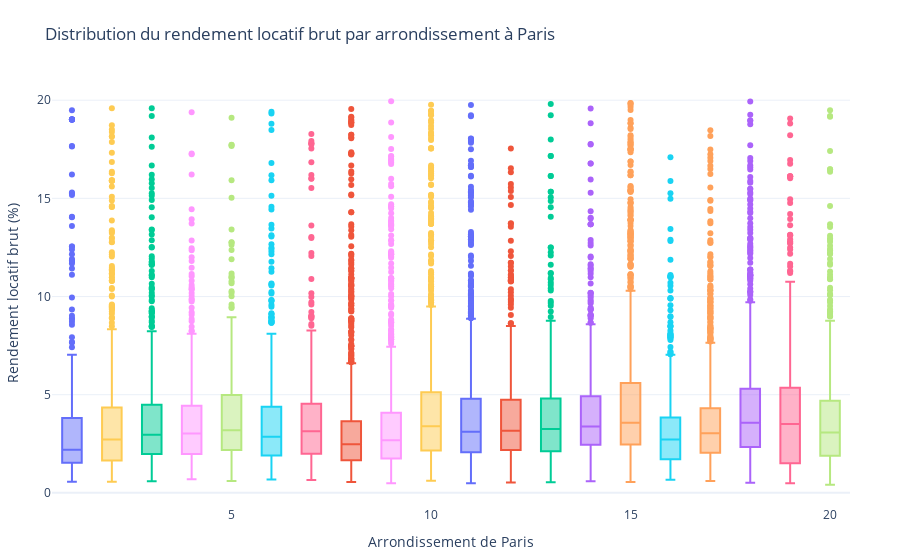

The code cell stored with this chart in its notebook:
### Markdown cell above
Néanmoins, on remarque que quelque soit l'arrondissement et donc la tranche de loyer, il est possible d'avoir de très bon rendement.

### Code cell
# 2️⃣ Calcul du rendement locatif brut (%)
df['rendement_brut'] = (df['loyer_ref_m2'] * df['surface_reelle_bati'] * 12) / df['valeur_fonciere'] * 100

# 3️⃣ Nettoyage des données
df = df.dropna(subset=['arrondissement', 'rendement_brut'])
df = df[(df['rendement_brut'] > 0) & (df['rendement_brut'] <= 20)]  # suppression des rendements extrêmes

# 4️⃣ Visualisation : Boxplot du rendement par arrondissement
fig = px.box(
    df,
    x='arrondissement',
    y='rendement_brut',
    color='arrondissement',
    title='Distribution du rendement locatif brut par arrondissement à Paris',
    labels={
        "arrondissement": "Arrondissement",
        "rendement_brut": "Rendement locatif brut (%)"
    }
)

fig.update_layout(
    showlegend=False,
    template="plotly_white",
    xaxis_title="Arrondissement de Paris",
    yaxis_title="Rendement locatif brut (%)",
    margin=dict(l=50, r=50, t=80, b=50)
)

fig.show()

### Figure 1 — Plotly figure (JSON) as saved in the notebook; plotly's stock layout.template omitted (floating-point values rounded to 4 significant figures; data arrays with more than 128 entries replaced by an {"elided": "..."} marker saying what was removed)
{"data": [{"alignmentgroup": "True", "hovertemplate": "Arrondissement=%{x}<br>Rendement locatif brut (%)=%{y}<extra></extra>", "legendgroup": "1.0", "marker": {"color": "#636efa"}, "name": "1.0", "notched": false, "offsetgroup": "1.0", "orientation": "v", "showlegend": true, "type": "box", "x": {"elided": "473 int values"}, "x0": " ", "xaxis": "x", "y": {"elided": "473 float values"}, "y0": " ", "yaxis": "y"}, {"alignmentgroup": "True", "hovertemplate": "Arrondissement=%{x}<br>Rendement locatif brut (%)=%{y}<extra></extra>", "legendgroup": "8.0", "marker": {"color": "#EF553B"}, "name": "8.0", "notched": false, "offsetgroup": "8.0", "orientation": "v", "showlegend": true, "type": "box", "x": {"elided": "1176 int values"}, "x0": " ", "xaxis": "x", "y": {"elided": "1176 float values"}, "y0": " ", "yaxis": "y"}, {"alignmentgroup": "True", "hovertemplate": "Arrondissement=%{x}<br>Rendement locatif brut (%)=%{y}<extra></extra>", "legendgroup": "3.0", "marker": {"color": "#00cc96"}, "name": "3.0", "notched": false, "offsetgroup": "3.0", "orientation": "v", "showlegend": true, "type": "box", "x": {"elided": "694 int values"}, "x0": " ", "xaxis": "x", "y": {"elided": "694 float values"}, "y0": " ", "yaxis": "y"}, {"alignmentgroup": "True", "hovertemplate": "Arrondissement=%{x}<br>Rendement locatif brut (%)=%{y}<extra></extra>", "legendgroup": "18.0", "marker": {"color": "#ab63fa"}, "name": "18.0", "notched": false, "offsetgroup": "18.0", "orientation": "v", "showlegend": true, "type": "box", "x": {"elided": "1071 int values"}, "x0": " ", "xaxis": "x", "y": {"elided": "1071 float values"}, "y0": " ", "yaxis": "y"}, {"alignmentgroup": "True", "hovertemplate": "Arrondissement=%{x}<br>Rendement locatif brut (%)=%{y}<extra></extra>", "legendgroup": "17.0", "marker": {"color": "#FFA15A"}, "name": "17.0", "notched": false, "offsetgroup": "17.0", "orientation": "v", "showlegend": true, "type": "box", "x": {"elided": "1311 int values"}, "x0": " ", "xaxis": "x", "y": {"elided": "1311 float values"}, "y0": " ", "yaxis": "y"}, {"alignmentgroup": "True", "hovertemplate": "Arrondissement=%{x}<br>Rendement locatif brut (%)=%{y}<extra></extra>", "legendgroup": "6.0", "marker": {"color": "#19d3f3"}, "name": "6.0", "notched": false, "offsetgroup": "6.0", "orientation": "v", "showlegend": true, "type": "box", "x": {"elided": "566 int values"}, "x0": " ", "xaxis": "x", "y": {"elided": "566 float values"}, "y0": " ", "yaxis": "y"}, {"alignmentgroup": "True", "hovertemplate": "Arrondissement=%{x}<br>Rendement locatif brut (%)=%{y}<extra></extra>", "legendgroup": "7.0", "marker": {"color": "#FF6692"}, "name": "7.0", "notched": false, "offsetgroup": "7.0", "orientation": "v", "showlegend": true, "type": "box", "x": {"elided": "536 int values"}, "x0": " ", "xaxis": "x", "y": {"elided": "536 float values"}, "y0": " ", "yaxis": "y"}, {"alignmentgroup": "True", "hovertemplate": "Arrondissement=%{x}<br>Rendement locatif brut (%)=%{y}<extra></extra>", "legendgroup": "5.0", "marker": {"color": "#B6E880"}, "name": "5.0", "notched": false, "offsetgroup": "5.0", "orientation": "v", "showlegend": true, "type": "box", "x": {"elided": "501 int values"}, "x0": " ", "xaxis": "x", "y": {"elided": "501 float values"}, "y0": " ", "yaxis": "y"}, {"alignmentgroup": "True", "hovertemplate": "Arrondissement=%{x}<br>Rendement locatif brut (%)=%{y}<extra></extra>", "legendgroup": "9.0", "marker": {"color": "#FF97FF"}, "name": "9.0", "notched": false, "offsetgroup": "9.0", "orientation": "v", "showlegend": true, "type": "box", "x": {"elided": "1079 int values"}, "x0": " ", "xaxis": "x", "y": {"elided": "1079 float values"}, "y0": " ", "yaxis": "y"}, {"alignmentgroup": "True", "hovertemplate": "Arrondissement=%{x}<br>Rendement locatif brut (%)=%{y}<extra></extra>", "legendgroup": "10.0", "marker": {"color": "#FECB52"}, "name": "10.0", "notched": false, "offsetgroup": "10.0", "orientation": "v", "showlegend": true, "type": "box", "x": {"elided": "1094 int values"}, "x0": " ", "xaxis": "x", "y": {"elided": "1094 float values"}, "y0": " ", "yaxis": "y"}, {"alignmentgroup": "True", "hovertemplate": "Arrondissement=%{x}<br>Rendement locatif brut (%)=%{y}<extra></extra>", "legendgroup": "11.0", "marker": {"color": "#636efa"}, "name": "11.0", "notched": false, "offsetgroup": "11.0", "orientation": "v", "showlegend": true, "type": "box", "x": {"elided": "1376 int values"}, "x0": " ", "xaxis": "x", "y": {"elided": "1376 float values"}, "y0": " ", "yaxis": "y"}, {"alignmentgroup": "True", "hovertemplate": "Arrondissement=%{x}<br>Rendement locatif brut (%)=%{y}<extra></extra>", "legendgroup": "12.0", "marker": {"color": "#EF553B"}, "name": "12.0", "notched": false, "offsetgroup": "12.0", "orientation": "v", "showlegend": true, "type": "box", "x": {"elided": "539 int values"}, "x0": " ", "xaxis": "x", "y": {"elided": "539 float values"}, "y0": " ", "yaxis": "y"}, {"alignmentgroup": "True", "hovertemplate": "Arrondissement=%{x}<br>Rendement locatif brut (%)=%{y}<extra></extra>", "legendgroup": "13.0", "marker": {"color": "#00cc96"}, "name": "13.0", "notched": false, "offsetgroup": "13.0", "orientation": "v", "showlegend": true, "type": "box", "x": {"elided": "500 int values"}, "x0": " ", "xaxis": "x", "y": {"elided": "500 float values"}, "y0": " ", "yaxis": "y"}, {"alignmentgroup": "True", "hovertemplate": "Arrondissement=%{x}<br>Rendement locatif brut (%)=%{y}<extra></extra>", "legendgroup": "14.0", "marker": {"color": "#ab63fa"}, "name": "14.0", "notched": false, "offsetgroup": "14.0", "orientation": "v", "showlegend": true, "type": "box", "x": {"elided": "671 int values"}, "x0": " ", "xaxis": "x", "y": {"elided": "671 float values"}, "y0": " ", "yaxis": "y"}, {"alignmentgroup": "True", "hovertemplate": "Arrondissement=%{x}<br>Rendement locatif brut (%)=%{y}<extra></extra>", "legendgroup": "15.0", "marker": {"color": "#FFA15A"}, "name": "15.0", "notched": false, "offsetgroup": "15.0", "orientation": "v", "showlegend": true, "type": "box", "x": {"elided": "1401 int values"}, "x0": " ", "xaxis": "x", "y": {"elided": "1401 float values"}, "y0": " ", "yaxis": "y"}, {"alignmentgroup": "True", "hovertemplate": "Arrondissement=%{x}<br>Rendement locatif brut (%)=%{y}<extra></extra>", "legendgroup": "16.0", "marker": {"color": "#19d3f3"}, "name": "16.0", "notched": false, "offsetgroup": "16.0", "orientation": "v", "showlegend": true, "type": "box", "x": {"elided": "530 int values"}, "x0": " ", "xaxis": "x", "y": {"elided": "530 float values"}, "y0": " ", "yaxis": "y"}, {"alignmentgroup": "True", "hovertemplate": "Arrondissement=%{x}<br>Rendement locatif brut (%)=%{y}<extra></extra>", "legendgroup": "19.0", "marker": {"color": "#FF6692"}, "name": "19.0", "notched": false, "offsetgroup": "19.0", "orientation": "v", "showlegend": true, "type": "box", "x": {"elided": "675 int values"}, "x0": " ", "xaxis": "x", "y": {"elided": "675 float values"}, "y0": " ", "yaxis": "y"}, {"alignmentgroup": "True", "hovertemplate": "Arrondissement=%{x}<br>Rendement locatif brut (%)=%{y}<extra></extra>", "legendgroup": "20.0", "marker": {"color": "#B6E880"}, "name": "20.0", "notched": false, "offsetgroup": "20.0", "orientation": "v", "showlegend": true, "type": "box", "x": {"elided": "675 int values"}, "x0": " ", "xaxis": "x", "y": {"elided": "675 float values"}, "y0": " ", "yaxis": "y"}, {"alignmentgroup": "True", "hovertemplate": "Arrondissement=%{x}<br>Rendement locatif brut (%)=%{y}<extra></extra>", "legendgroup": "4.0", "marker": {"color": "#FF97FF"}, "name": "4.0", "notched": false, "offsetgroup": "4.0", "orientation": "v", "showlegend": true, "type": "box", "x": {"elided": "394 int values"}, "x0": " ", "xaxis": "x", "y": {"elided": "394 float values"}, "y0": " ", "yaxis": "y"}, {"alignmentgroup": "True", "hovertemplate": "Arrondissement=%{x}<br>Rendement locatif brut (%)=%{y}<extra></extra>", "legendgroup": "2.0", "marker": {"color": "#FECB52"}, "name": "2.0", "notched": false, "offsetgroup": "2.0", "orientation": "v", "showlegend": true, "type": "box", "x": {"elided": "695 int values"}, "x0": " ", "xaxis": "x", "y": {"elided": "695 float values"}, "y0": " ", "yaxis": "y"}], "layout": {"boxmode": "overlay", "legend": {"title": {"text": "Arrondissement"}, "tracegroupgap": 0}, "margin": {"b": 50, "l": 50, "r": 50, "t": 80}, "showlegend": false, "title": {"text": "Distribution du rendement locatif brut par arrondissement à Paris"}, "xaxis": {"anchor": "y", "categoryarray": [1, 8, 3, 18, 17, 6, 7, 5, 9, 10, 11, 12, 13, 14, 15, 16, 19, 20, 4, 2], "categoryorder": "array", "domain": [0, 1], "title": {"text": "Arrondissement de Paris"}}, "yaxis": {"anchor": "x", "domain": [0, 1], "title": {"text": "Rendement locatif brut (%)"}}}}
